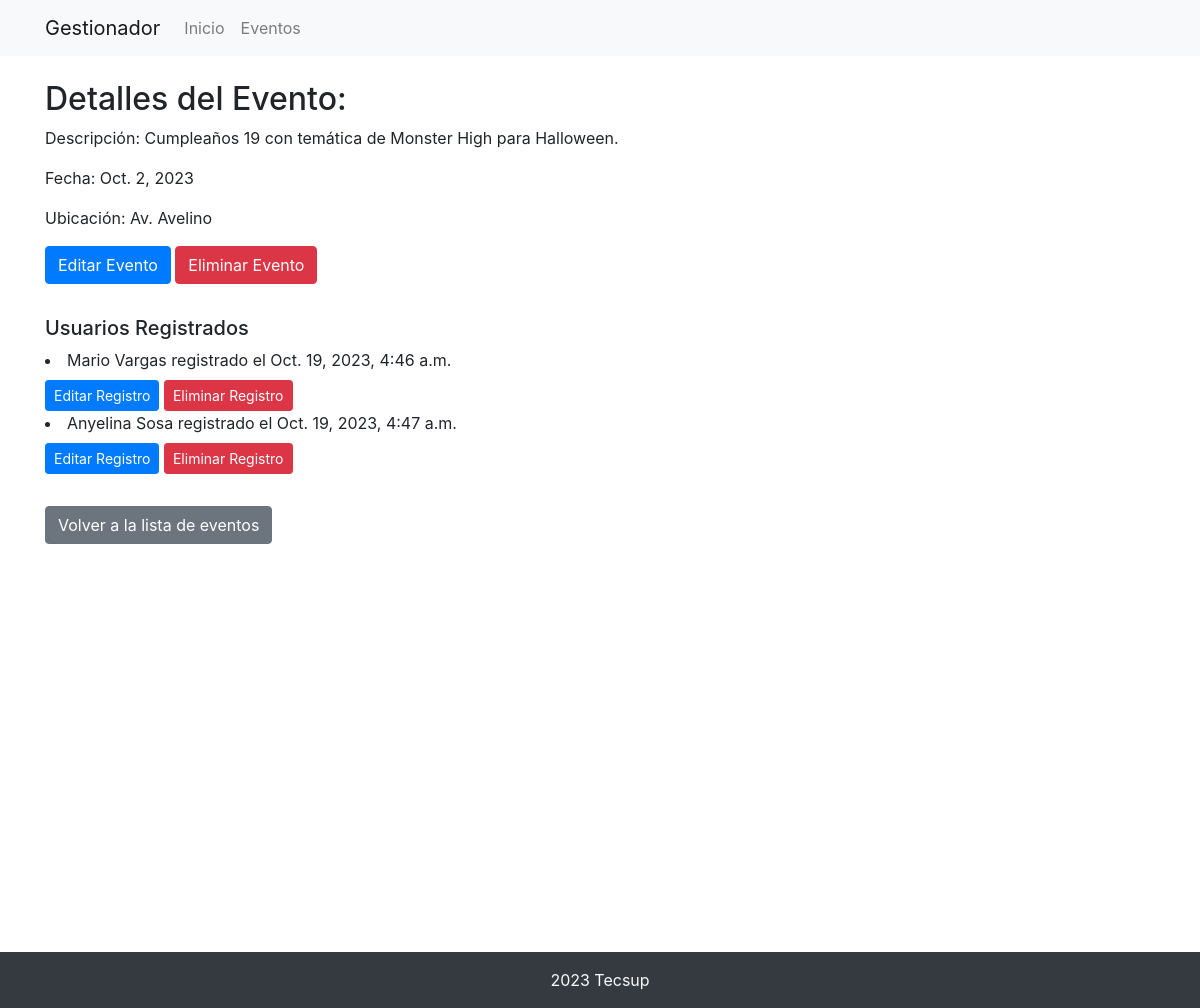
Screenshot of /eventos/eventos/3/ with the database file from the repository.
### eventos/models.py (models this page shows, shortened)
class Evento(models.Model):
    titulo = models.CharField(max_length=100)
    descripcion = models.TextField(max_length=200, default='descp default')
    fecha = models.DateField()
    ubicacion = models.CharField(max_length=200)
    usuario = models.ForeignKey(Usuario, on_delete=models.CASCADE, default=None)

class RegistroEvento(models.Model):
    usuario = models.ForeignKey(Usuario, on_delete=models.CASCADE)
    evento = models.ForeignKey(Evento, on_delete=models.CASCADE)
    fecha_registro = models.DateTimeField(auto_now_add=True)

class Usuario(models.Model):
    nombre = models.CharField(max_length=100)
    edad = models.IntegerField()
    correo = models.EmailField()
    direccion = models.CharField(max_length=200)

### eventos/views.py (the view)
# urls.py: path('eventos/<int:evento_id>/', views.detalle_evento, name='detalle_evento'),
def detalle_evento(request, evento_id):
    evento = Evento.objects.get(pk=evento_id)
    registros = RegistroEvento.objects.filter(evento=evento)
    return render(request, 'eventos/detalle_evento.html', {'evento': evento, 'registros': registros})

### eventos/templates/eventos/detalle_evento.html
{% extends "eventos/base.html" %}
{% block content %}
  <h2>Detalles del Evento: {{ evento.nombre }}</h2>
  <p>Descripción: {{ evento.descripcion }}</p>
  <p>Fecha: {{ evento.fecha }}</p>
  <p>Ubicación: {{ evento.ubicacion }}</p>
  <a href="{% url 'editar_evento' evento.id %}" class="btn btn-primary">Editar Evento</a>
  <a href="{% url 'eliminar_evento' evento.id %}" class="btn btn-danger">Eliminar Evento</a>
  <h5 style="margin-top: 2rem;">Usuarios Registrados</h5>
    {% for registro in registros %}
      <li>{{ registro.usuario.nombre }} registrado el {{ registro.fecha_registro }}</li>
      <a href="{% url 'editar_registro_evento' registro.id %}" class="btn btn-sm btn-primary" style="margin-top: 0.5rem;">Editar Registro</a>
      <a href="{% url 'eliminar_registro_evento' registro.id %}" class="btn btn-sm btn-danger" style="margin-top: 0.5rem;">Eliminar Registro</a>
    {% endfor %}
  <div style="margin-top: 2rem;">
    <a href="{% url 'lista_eventos' %}" class="btn btn-secondary">Volver a la lista de eventos</a>
  </div>
{% endblock %}

### rows the page displays
Evento: descripcion "Cumpleaños 19 con temática de Monster High para Halloween.", fecha "Oct. 2, 2023", ubicacion "Av. Avelino"
RegistroEvento: usuario.nombre "Mario Vargas", fecha_registro "Oct. 19, 2023, 4:46 a.m."
RegistroEvento: usuario.nombre "Anyelina Sosa", fecha_registro "Oct. 19, 2023, 4:47 a.m."
